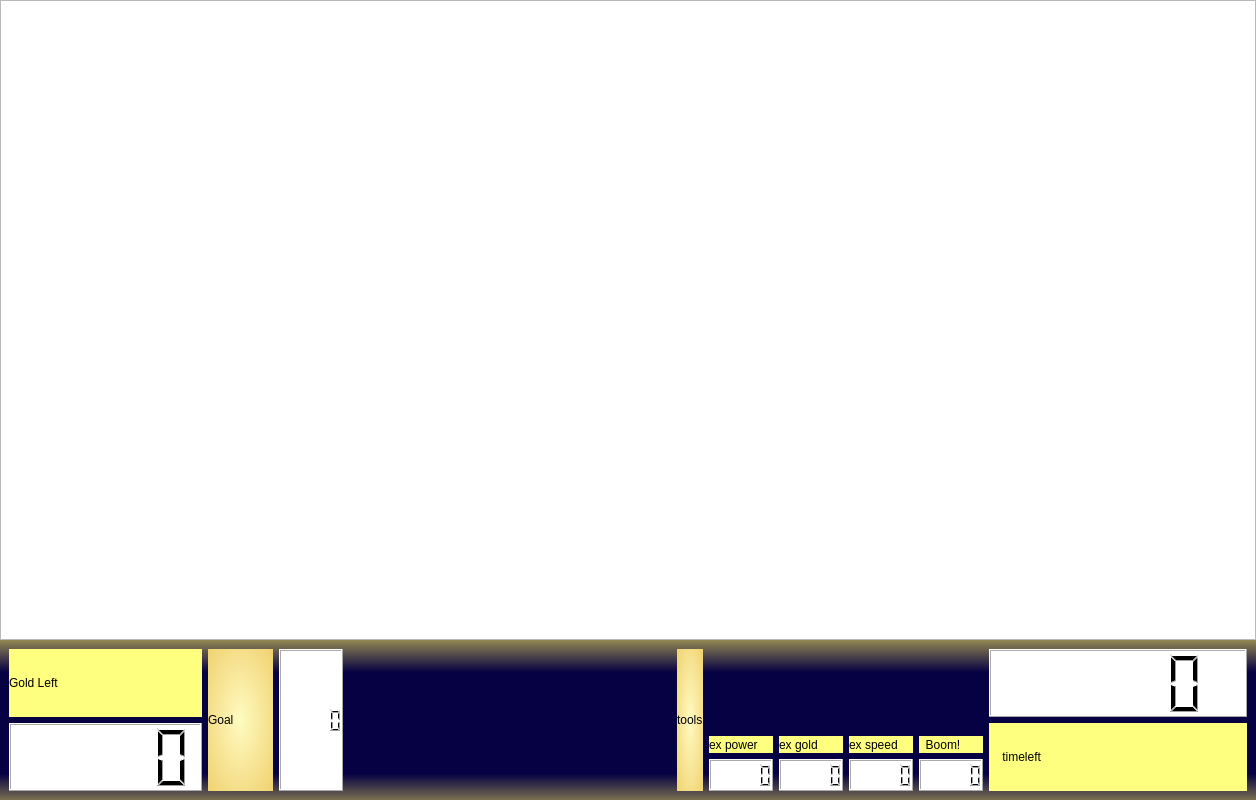
<?xml version="1.0" encoding="UTF-8"?>
<ui version="4.0">
 <class>play_single</class>
 <widget class="QMainWindow" name="play_single">
  <property name="geometry">
   <rect>
    <x>0</x>
    <y>0</y>
    <width>1256</width>
    <height>800</height>
   </rect>
  </property>
  <property name="minimumSize">
   <size>
    <width>1256</width>
    <height>800</height>
   </size>
  </property>
  <property name="maximumSize">
   <size>
    <width>1256</width>
    <height>800</height>
   </size>
  </property>
  <property name="windowTitle">
   <string>钩子英雄</string>
  </property>
  <property name="styleSheet">
   <string notr="true"/>
  </property>
  <widget class="QWidget" name="centralwidget">
   <layout class="QVBoxLayout" name="verticalLayout" stretch="8,2">
    <property name="spacing">
     <number>0</number>
    </property>
    <property name="leftMargin">
     <number>0</number>
    </property>
    <property name="topMargin">
     <number>0</number>
    </property>
    <property name="rightMargin">
     <number>0</number>
    </property>
    <property name="bottomMargin">
     <number>0</number>
    </property>
    <item>
     <widget class="QGraphicsView" name="graphicsView">
      <property name="styleSheet">
       <string notr="true">background-image: url(:/game/img/G_BG_1.png);</string>
      </property>
     </widget>
    </item>
    <item>
     <widget class="QWidget" name="widget" native="true">
      <property name="styleSheet">
       <string notr="true">#widget{
	
	background-color: qlineargradient(spread:reflect, x1:0.480198, y1:0.517, x2:0.480198, y2:0, stop:0.613861 rgba(6, 1, 66, 255), stop:1 rgba(141, 130, 75, 245));
}
#widget *{}
</string>
      </property>
      <layout class="QHBoxLayout" name="horizontalLayout_3" stretch="3,1,1,5,2,4">
       <item>
        <layout class="QVBoxLayout" name="verticalLayout_7">
         <item>
          <widget class="QLabel" name="label_5">
           <property name="styleSheet">
            <string notr="true">font: 20pt &quot;Forte&quot;;
background-color: rgb(255, 255, 127);</string>
           </property>
           <property name="text">
            <string>Gold Left</string>
           </property>
          </widget>
         </item>
         <item>
          <widget class="QLCDNumber" name="lcdNumber_5">
           <property name="styleSheet">
            <string notr="true">background-color: rgb(255, 255, 255);</string>
           </property>
          </widget>
         </item>
        </layout>
       </item>
       <item>
        <widget class="QLabel" name="label_6">
         <property name="styleSheet">
          <string notr="true">background-color: qradialgradient(spread:pad, cx:0.5, cy:0.5, radius:0.802, fx:0.5, fy:0.5, stop:0 rgba(255, 251, 193, 255), stop:1 rgba(238, 204, 101, 255));
font: 12pt &quot;Forte&quot;;</string>
         </property>
         <property name="text">
          <string>Goal</string>
         </property>
        </widget>
       </item>
       <item>
        <widget class="QLCDNumber" name="lcdNumber_6">
         <property name="styleSheet">
          <string notr="true">background-color: rgb(255, 255, 255);</string>
         </property>
        </widget>
       </item>
       <item>
        <widget class="QLabel" name="label_13">
         <property name="styleSheet">
          <string notr="true">border-image: url(:/game/img/LOL.png);</string>
         </property>
         <property name="text">
          <string/>
         </property>
        </widget>
       </item>
       <item>
        <layout class="QHBoxLayout" name="horizontalLayout_2">
         <item>
          <widget class="QLabel" name="label_12">
           <property name="styleSheet">
            <string notr="true">font: 12pt &quot;Forte&quot;;
background-color: qradialgradient(spread:pad, cx:0.5, cy:0.5, radius:0.802, fx:0.5, fy:0.5, stop:0 rgba(255, 251, 193, 255), stop:1 rgba(238, 204, 101, 255));</string>
           </property>
           <property name="text">
            <string>tools</string>
           </property>
          </widget>
         </item>
         <item>
          <layout class="QHBoxLayout" name="horizontalLayout">
           <item>
            <layout class="QVBoxLayout" name="verticalLayout_5" stretch="5,1,2">
             <item>
              <widget class="QLabel" name="label_2">
               <property name="styleSheet">
                <string notr="true">border-image: url(:/game/img/item_3.png);</string>
               </property>
               <property name="text">
                <string/>
               </property>
              </widget>
             </item>
             <item>
              <widget class="QLabel" name="label_7">
               <property name="styleSheet">
                <string notr="true">font: 12pt &quot;Forte&quot;;
background-color: rgb(255, 255, 127);</string>
               </property>
               <property name="text">
                <string>ex power</string>
               </property>
              </widget>
             </item>
             <item>
              <widget class="QLCDNumber" name="tool1">
               <property name="styleSheet">
                <string notr="true">background-color: rgb(255, 255, 255);</string>
               </property>
              </widget>
             </item>
            </layout>
           </item>
           <item>
            <layout class="QVBoxLayout" name="verticalLayout_4" stretch="5,1,2">
             <item>
              <widget class="QLabel" name="label_4">
               <property name="styleSheet">
                <string notr="true">border-image: url(:/game/img/item_4.png);</string>
               </property>
               <property name="text">
                <string/>
               </property>
              </widget>
             </item>
             <item>
              <widget class="QLabel" name="label_8">
               <property name="styleSheet">
                <string notr="true">font: 12pt &quot;Forte&quot;;
background-color: rgb(255, 255, 127);</string>
               </property>
               <property name="text">
                <string>ex gold</string>
               </property>
              </widget>
             </item>
             <item>
              <widget class="QLCDNumber" name="tool2">
               <property name="styleSheet">
                <string notr="true">background-color: rgb(255, 255, 255);</string>
               </property>
              </widget>
             </item>
            </layout>
           </item>
           <item>
            <layout class="QVBoxLayout" name="verticalLayout_3" stretch="5,1,2">
             <item>
              <widget class="QLabel" name="label_3">
               <property name="styleSheet">
                <string notr="true">border-image: url(:/game/img/item_1.png);</string>
               </property>
               <property name="text">
                <string/>
               </property>
              </widget>
             </item>
             <item>
              <widget class="QLabel" name="label_9">
               <property name="styleSheet">
                <string notr="true">font: 12pt &quot;Forte&quot;;
background-color: rgb(255, 255, 127);</string>
               </property>
               <property name="text">
                <string>ex speed</string>
               </property>
              </widget>
             </item>
             <item>
              <widget class="QLCDNumber" name="tool3">
               <property name="styleSheet">
                <string notr="true">background-color: rgb(255, 255, 255);</string>
               </property>
              </widget>
             </item>
            </layout>
           </item>
           <item>
            <layout class="QVBoxLayout" name="verticalLayout_2" stretch="5,1,2">
             <item>
              <widget class="QLabel" name="label">
               <property name="styleSheet">
                <string notr="true">border-image: url(:/game/img/item_2.png);</string>
               </property>
               <property name="text">
                <string/>
               </property>
              </widget>
             </item>
             <item>
              <widget class="QLabel" name="label_10">
               <property name="styleSheet">
                <string notr="true">font: 12pt &quot;Forte&quot;;
background-color: rgb(255, 255, 127);</string>
               </property>
               <property name="text">
                <string>  Boom! </string>
               </property>
              </widget>
             </item>
             <item>
              <widget class="QLCDNumber" name="tool4">
               <property name="styleSheet">
                <string notr="true">background-color: rgb(255, 255, 255);</string>
               </property>
              </widget>
             </item>
            </layout>
           </item>
          </layout>
         </item>
        </layout>
       </item>
       <item>
        <layout class="QVBoxLayout" name="verticalLayout_6">
         <item>
          <widget class="QLCDNumber" name="timeleft">
           <property name="styleSheet">
            <string notr="true">background-color: rgb(255, 255, 255);</string>
           </property>
          </widget>
         </item>
         <item>
          <widget class="QLabel" name="label_11">
           <property name="styleSheet">
            <string notr="true">font: 20pt &quot;Forte&quot;;
background-color: rgb(255, 255, 127);</string>
           </property>
           <property name="text">
            <string>    timeleft</string>
           </property>
          </widget>
         </item>
        </layout>
       </item>
      </layout>
     </widget>
    </item>
   </layout>
   <zorder>widget</zorder>
   <zorder>graphicsView</zorder>
  </widget>
 </widget>
 <resources/>
 <connections/>
</ui>
